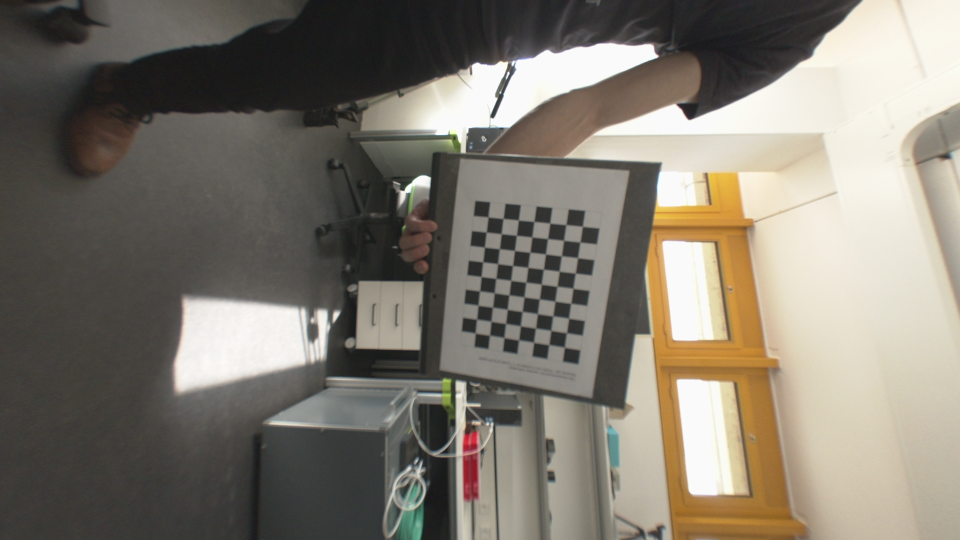
#> input picture 02_undistortion/data/chessboard_raw/calibrate00_RIGHT.png, 1920 x 1080 px (shown at 1/2 size)
$ python undistort_fisheye.py --images data/chessboard_raw --out out   (older library calls are emulated)
#> lines starting #> are read from the running program, lines starting #| are printed output that depends on the picture
"""Rectify fisheye frames to a pinhole projection.

Stage 02 of the pipeline. Takes the intrinsics estimated in stage 01 and maps every
input frame onto a pinhole camera, so that straight lines in the scene stay straight
and the SIFT descriptors used downstream see locally affine neighbourhoods.

Input   a directory of fisheye frames, plus K, D and the resolution K was estimated at
Output  one rectified image per input, written to --out

The frames may be at a different resolution than the calibration stills, which is the
usual case here: calibration was done on 1920x1080 chessboard shots, the video frames
are 3840x2160. K is scaled accordingly; D is not, because the fisheye coefficients act
on the normalised incidence angle and carry no pixel units.

Provenance
----------
No undistortion script was ever committed to the original team repository, although its
outputs were. The `undistort()` body below is the listing from the project report
(`thesis/texfiles/implementation.tex`), and the default K, D and DIM are the values
from the team's working copy (`undistort.py`). Only the CLI, the batch loop and the
docstrings are new; the algorithm is unchanged.

A second, simpler variant also existed in the working copy: it called
`initUndistortRectifyMap(K, D, eye(3), K, DIM, ...)` directly, using K itself as the
output camera matrix and running only at the calibration resolution. That variant
cannot handle the 4K frames, so the report version is the one kept here. Pass
--new-camera same-as-k to reproduce it.
"""

import argparse
from pathlib import Path

import cv2
import numpy as np

# Calibration produced by 01_calibration/calibrate_fisheye.py, valid at DIM.
# Three calibration runs were recorded in the team's working copy with residuals
# 204.5, 227.8 and 302.0; the lowest-residual one is used here. See the stage README.
DIM = (1920, 1080)
K = np.array([
    [591.0412707624, 0.0, 929.1522869318215],
    [0.0, 594.439320988173, 535.87156962935],
    [0.0, 0.0, 1.0],
])
D = np.array([
    [-0.005214816763725941],
    [-0.030490227834563968],
    [0.009805068492885203],
    [-0.00013176708616799765],
])

IMAGE_SUFFIXES = (".png", ".jpg", ".jpeg", ".bmp", ".tiff")


def build_undistort_maps(K, D, DIM, size, balance=0.0, fov_scale=0.8,
                         new_camera="estimated"):
    """Build the remap tables that rectify a fisheye image of the given size.

    The maps depend only on the intrinsics and the resolution, so build them once and
    reuse them across a sequence -- this is the expensive call, not `cv2.remap`.

    Args:
        K: 3x3 intrinsic matrix, valid at resolution `DIM`.
        D: 4x1 Kannala-Brandt coefficients (k1..k4). Acts on the incidence angle
            theta, not on pixel coordinates, so it is resolution-independent and must
            NOT be rescaled.
        DIM: (width, height) that `K` was estimated at.
        size: (width, height) of the images being rectified.
        balance: 0.0 crops the output to the largest all-valid rectangle -- no black
            wedges, narrowest field of view. 1.0 keeps the full field and leaves the
            corners invalid. Black wedges generate spurious SIFT keypoints along their
            edges that survive the ratio test, which is why 0.0 is the default.
        fov_scale: divides the output focal length, widening the field that fits in
            the frame at the cost of resolution per pixel. Below ~0.6 the periphery is
            stretched enough to disturb SIFT's scale estimates.
        new_camera: "estimated" uses
            `fisheye.estimateNewCameraMatrixForUndistortRectify`; "same-as-k" uses the
            scaled K itself, reproducing the simpler variant described in the module
            docstring (balance and fov_scale are then ignored).

    Returns:
        (map1, map2) in CV_16SC2 fixed-point form -- roughly 2x faster in `remap` than
        float maps, at sub-pixel accuracy that does not matter here.

    Raises:
        ValueError: if `size` has a different aspect ratio than `DIM`. A mismatch is
            otherwise silent: the output looks plausible but is geometrically wrong.
    """
    if abs(size[0] / size[1] - DIM[0] / DIM[1]) > 1e-6:
        raise ValueError(
            f"Image aspect ratio {size[0]}x{size[1]} does not match calibration "
            f"{DIM[0]}x{DIM[1]}. K is only valid for one aspect ratio."
        )

    # K carries pixel units, so it scales with resolution. The homogeneous 1 must not.
    scaled_K = K * size[0] / DIM[0]
    scaled_K[2][2] = 1.0

    if new_camera == "same-as-k":
        new_K = scaled_K
    else:
        new_K = cv2.fisheye.estimateNewCameraMatrixForUndistortRectify(
            scaled_K, D, size, np.eye(3), balance=balance, fov_scale=fov_scale
        )

    return cv2.fisheye.initUndistortRectifyMap(
        scaled_K, D, np.eye(3), new_K, size, cv2.CV_16SC2
    )


def undistort_directory(images_dir, out_dir, K, D, DIM, balance=0.0, fov_scale=0.8,
                        new_camera="estimated"):
    """Rectify every image in `images_dir` into `out_dir`, reusing one remap table."""
#> called with images_dir = 'data/chessboard_raw', out_dir = 'out', K = array of shape (3, 3), D = array of shape (4, 1), DIM = (1920, 1080), balance = 0, fov_scale = 0.8, new_camera = 'estimated'
    images_dir, out_dir = Path(images_dir), Path(out_dir)
    out_dir.mkdir(parents=True, exist_ok=True)

    paths = sorted(p for p in images_dir.iterdir()
                   if p.suffix.lower() in IMAGE_SUFFIXES)
    if not paths:
        raise FileNotFoundError(f"No images found in {images_dir}")

    maps = None
    map_size = None
    written = 0

    for path in paths:
        img = cv2.imread(str(path))
#> img is the input picture: shape (1080, 1920, 3); mean B, G, R 111.4, 122.1, 128.2
        if img is None:
            print(f"[WARN] could not read {path.name}, skipping")
            continue

        size = (img.shape[1], img.shape[0])
#> size = (1920, 1080)
        if maps is None or size != map_size:
            maps = build_undistort_maps(K, D, DIM, size, balance, fov_scale,
                                        new_camera)
            map_size = size
#> map_size = (1920, 1080)
            print(f"[INFO] built remap table for {size[0]}x{size[1]}")
#| [INFO] built remap table for 1920x1080

        out = cv2.remap(img, maps[0], maps[1],
                        interpolation=cv2.INTER_LINEAR,
                        borderMode=cv2.BORDER_CONSTANT)
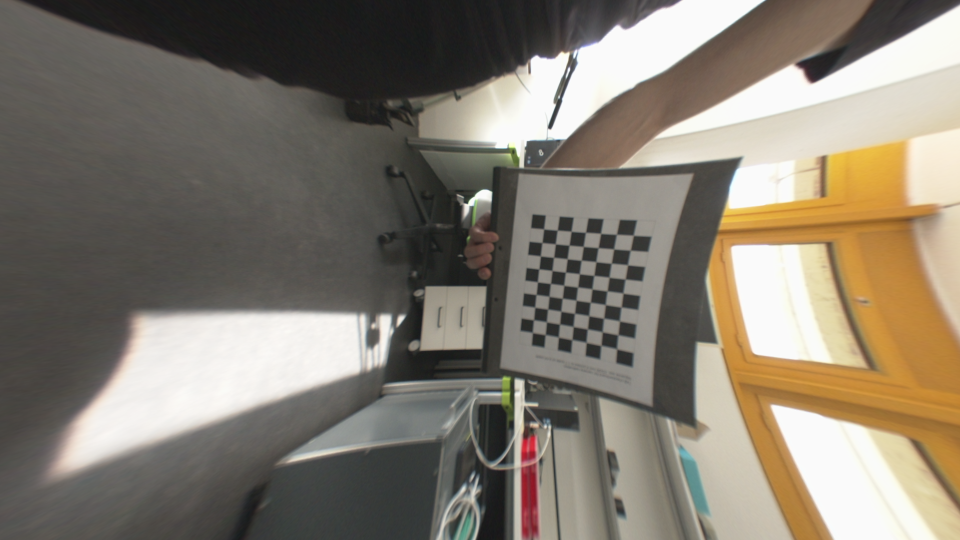
#> out: shape (1080, 1920, 3) (shown at 1/2 size); mean B, G, R 111.6, 124.1, 132.1
        cv2.imwrite(str(out_dir / path.name), out)
        written += 1
#> pass 2 of the loop in undistort_directory, `for path in paths:`:
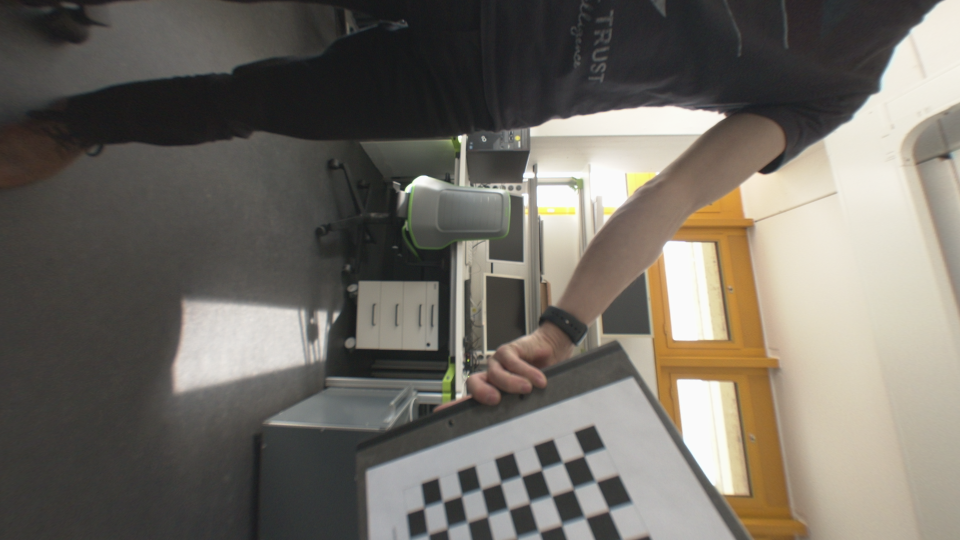
#> input picture 02_undistortion/data/chessboard_raw/calibrate01_RIGHT.png, 1920 x 1080 px (shown at 1/2 size)
#> in undistort_directory, img is the input picture: shape (1080, 1920, 3); mean B, G, R 100.8, 108.9, 113.7
#> in undistort_directory, `out = cv2.remap(img, maps[0], maps[1], interpolation=cv2.INTER_LINEAR,..`:
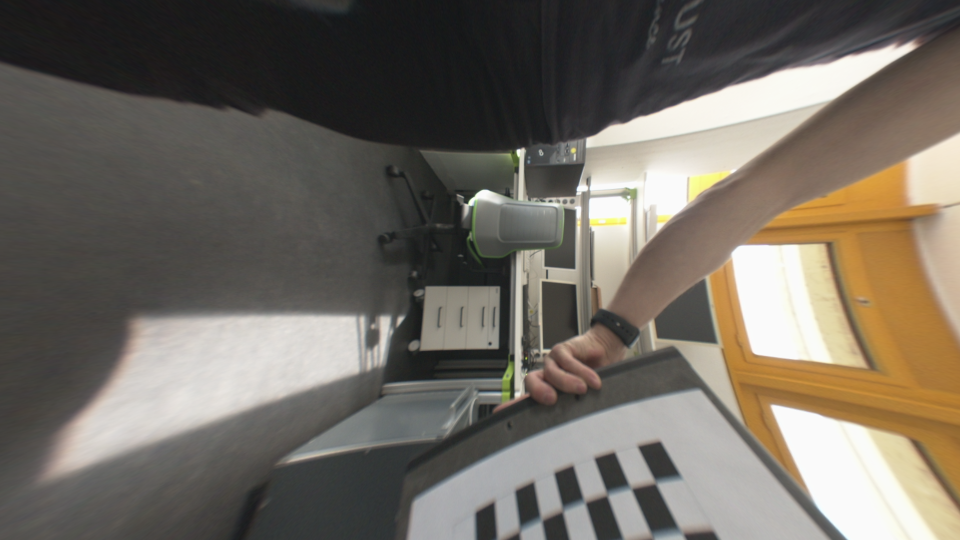
#> out: shape (1080, 1920, 3) (shown at 1/2 size); mean B, G, R 98.2, 107.5, 114

    print(f"[INFO] rectified {written} image(s) into {out_dir}")
    return written


def load_calibration(path):
    """Load K, D, DIM from an .npz written by 01_calibration/calibrate_fisheye.py."""
    data = np.load(path)
    return data["K"], data["D"], tuple(int(v) for v in data["DIM"])


def parse_args():
    parser = argparse.ArgumentParser(
        description="Rectify fisheye images to a pinhole projection (stage 02)."
    )
    parser.add_argument("--images", required=True,
                        help="Directory of fisheye images to rectify")
    parser.add_argument("--out", required=True,
                        help="Directory to write rectified images to")
    parser.add_argument("--calib", default=None,
                        help="calib.npz from stage 01. If omitted, the K/D/DIM "
                             "recorded in this file are used")
    parser.add_argument("--balance", type=float, default=0.0,
                        help="0 crops to all-valid pixels, 1 keeps the full FOV "
                             "(default: 0.0)")
    parser.add_argument("--fov-scale", type=float, default=0.8,
                        help="Divides the output focal length, widening the visible "
                             "field (default: 0.8)")
    parser.add_argument("--new-camera", choices=("estimated", "same-as-k"),
                        default="estimated",
                        help="How to pick the output camera matrix (default: "
                             "estimated)")
    return parser.parse_args()


def main():
    args = parse_args()
    if args.calib:
        k, d, dim = load_calibration(args.calib)
    else:
        k, d, dim = K, D, DIM
        print("[INFO] using the K/D recorded in this script (no --calib given)")

    undistort_directory(args.images, args.out, k, d, dim,
                        balance=args.balance, fov_scale=args.fov_scale,
                        new_camera=args.new_camera)


if __name__ == "__main__":
    main()
